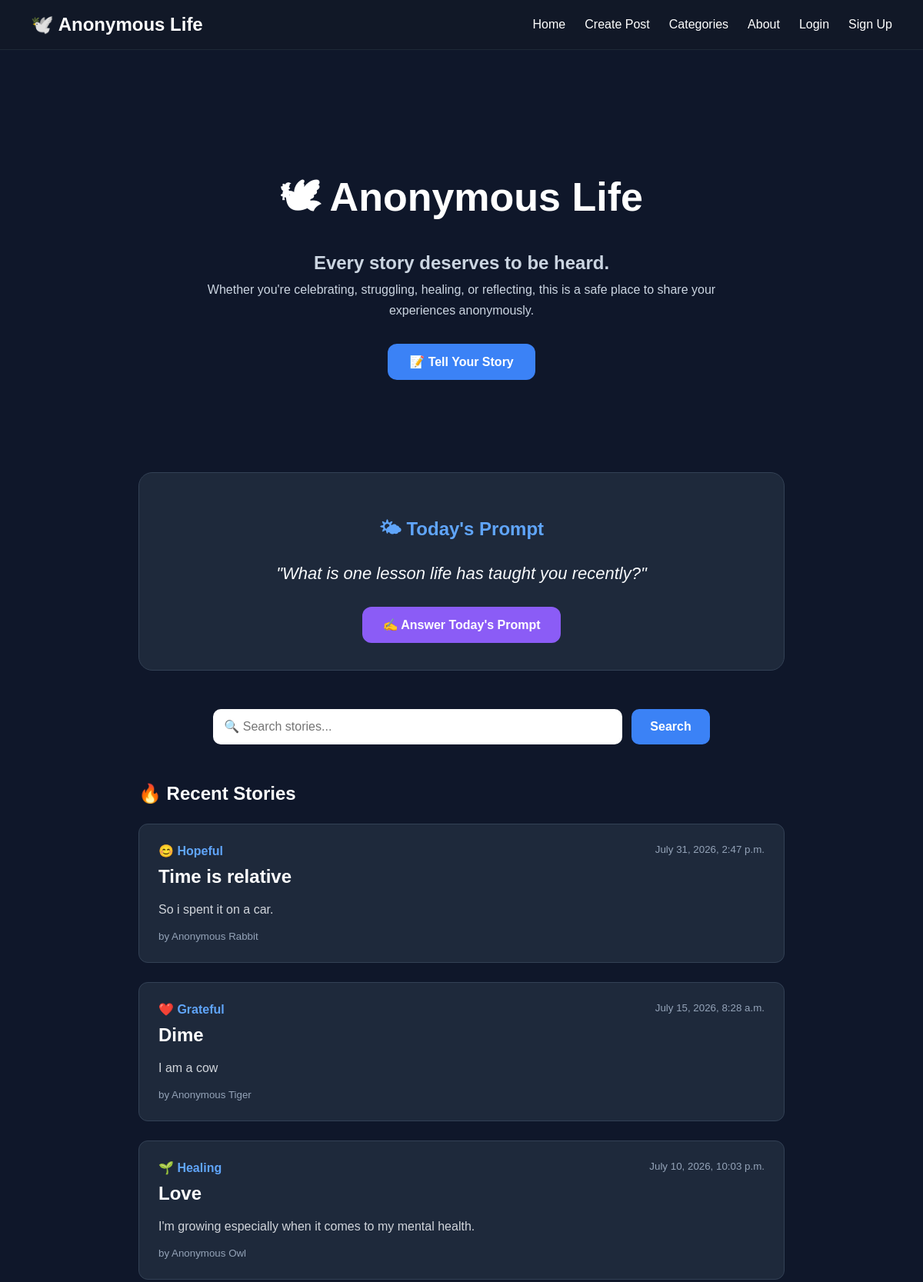
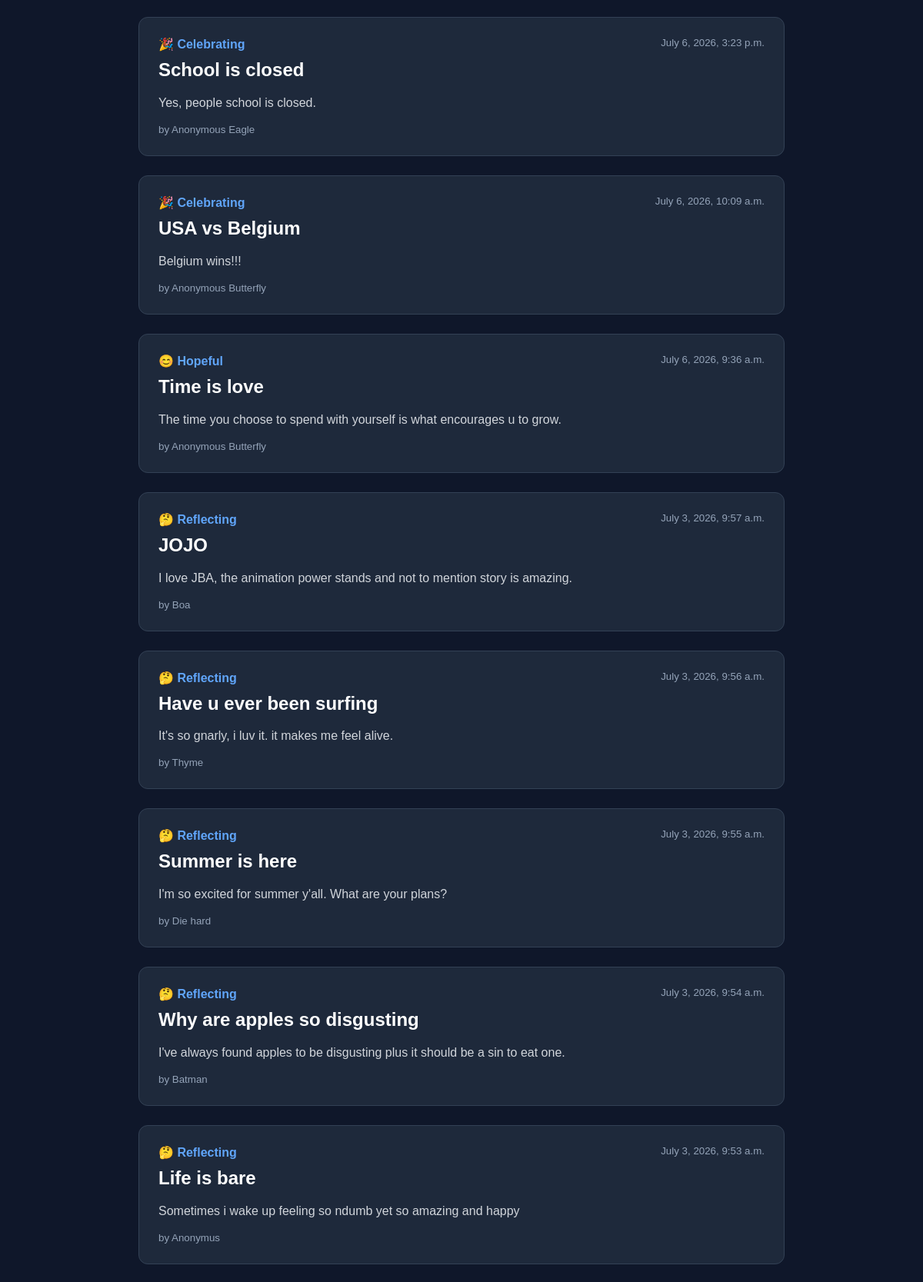
The page / (upper part) on the database its author committed (2 pictures, top to bottom).
### posts/models.py (models this page shows, shortened)
class Post(models.Model):
    author = models.CharField(max_length=50, default="Anonymous")
    title = models.CharField(max_length=200)
    category = models.CharField(
        max_length=30,
        choices=CATEGORY_CHOICES,
        default="storytelling"
    )
    mood = models.CharField(
        max_length=20,
        choices=MOOD_CHOICES,
        default="reflecting"
    )
    content = models.TextField()
    upvotes = models.IntegerField(default=0)
    created_at = models.DateTimeField(auto_now_add=True)

### posts/views.py (the view, shortened to what this page needs)
# urls.py: 2. Add a URL to urlpatterns:  path('', views.home, name='home')
def home(request):
    query = request.GET.get("q")
    posts = Post.objects.all().order_by("-created_at")
    return render(request, "home.html", {
        "posts": posts,
        "query": query,
    })

### posts/templates/home.html (shortened to what this page needs)
{% extends 'base.html' %}
{% block content %}
<section class="hero">
    <h1>🕊 Anonymous Life</h1>
    <p class="hero-subtitle">
        Every story deserves to be heard.
    </p>
    <p class="hero-description">
        Whether you're celebrating, struggling, healing, or reflecting,
        this is a safe place to share your experiences anonymously.
    </p>
    <a href="{% url 'create_post' %}" class="hero-button">
        📝 Tell Your Story
    </a>
</section>
<section class="daily-prompt">
    <h2>🌤 Today's Prompt</h2>
    <p class="prompt-question">
        "What is one lesson life has taught you recently?"
    </p>
    <a href="{% url 'create_post' %}" class="prompt-button">
        ✍️ Answer Today's Prompt
    </a>
</section>
<form method="GET" class="search-form">
    <input
        type="text"
        name="q"
        placeholder="🔍 Search stories..."
        value="{{ query|default:'' }}"
        class="search-input"
    >
    <button type="submit" class="search-button">
        Search
    </button>
</form>
<h2 class="feed-title">🔥 Recent Stories</h2>
{% for post in posts %}
<a href="{% url 'post_detail' post.id %}" class="post-link">
    <div class="post">
        <div class="post-header">
            <span class="mood">
                {{ post.get_mood_display }}
            </span>
            <small>
                {{ post.created_at }}
            </small>
        </div>
        <h2>{{ post.title }}</h2>
        <p>{{ post.content|truncatewords:35 }}</p>
        <small>
            by {{ post.author }}
        </small>
    </div>
</a>
{% empty %}
<div class="post">
    <h2>No stories yet.</h2>
    <p>Be the first person to share your story.</p>
</div>
{% endfor %}
{% endblock %}

### posts/static/CSS/style.css (style rules this page uses)
body { margin:0; font-family:Arial, Helvetica, sans-serif; background:#0f172a; color:white; }
.post { background:#1e293b; border-radius:12px; padding:25px; margin-bottom:25px; transition:.25s; border:1px solid #334155; }
.post h2 { margin-top:0; }
.post p { color:#d1d5db; }
.post small { color:#94a3b8; }
button { background: #3B82F6; color: white; border: none; padding: 12px 24px; border-radius: 10px; cursor: pointer; font-size: 16px; }
.hero { text-align:center; padding:70px 20px; margin-bottom:50px; }
.hero h1 { font-size:48px; margin-bottom:15px; }
.hero p { max-width:700px; margin:auto; color:#CBD5E1; line-height:1.7; }
.hero-button { display:inline-block; margin-top:35px; padding:15px 30px; background:#3B82F6; color:white; border-radius:12px; text-decoration:none; font-weight:bold; transition:.3s; }
.hero { text-align:center; padding:70px 20px; }
.hero h1 { font-size:52px; margin-bottom:15px; }
.hero-subtitle { font-size:24px; color:#60A5FA; font-weight:bold; }
.hero-description { max-width:700px; margin:20px auto; color:#CBD5E1; line-height:1.7; }
.hero-button { display:inline-block; margin-top:30px; padding:14px 28px; background:#3B82F6; color:white; text-decoration:none; border-radius:12px; font-weight:bold; }
.feed-title { margin:50px 0 25px; }
.post-link { text-decoration:none; color:inherit; }
.post-header { display:flex; justify-content:space-between; margin-bottom:10px; }
.mood { font-weight:bold; color:#60A5FA; }
.daily-prompt { background:#1E293B; padding:35px; border-radius:18px; margin:50px 0; text-align:center; border:1px solid #334155; }
.daily-prompt h2 { color:#60A5FA; margin-bottom:20px; }
.prompt-question { font-size:22px; color:#F8FAFC; margin-bottom:30px; font-style:italic; }
.prompt-button { display:inline-block; background:#8B5CF6; color:white; padding:14px 26px; border-radius:12px; text-decoration:none; font-weight:bold; transition:0.3s; }
.search-form { display:flex; justify-content:center; gap:12px; margin:40px 0; }
.search-input { width:60%; padding:14px; border-radius:10px; border:none; font-size:16px; }
.search-button { background:#3B82F6; color:white; border:none; padding:14px 24px; border-radius:10px; cursor:pointer; font-weight:bold; }

### rows shown on the page
Post: mood "😊 Hopeful", created_at "July 31, 2026, 2:47 p.m.", title "Time is relative", content "So i spent it on a car.", author "Anonymous Rabbit"
Post: mood "❤️ Grateful", created_at "July 15, 2026, 8:28 a.m.", title "Dime", content "I am a cow", author "Anonymous Tiger"
Post: mood "🌱 Healing", created_at "July 10, 2026, 10:03 p.m.", title "Love", content "I'm growing especially when it comes to my mental health.", author "Anonymous Owl"
Post: mood "🎉 Celebrating", created_at "July 6, 2026, 3:23 p.m.", title "School is closed", content "Yes, people school is closed.", author "Anonymous Eagle"
Post: mood "🎉 Celebrating", created_at "July 6, 2026, 10:09 a.m.", title "USA vs Belgium", content "Belgium wins!!!", author "Anonymous Butterfly"
Post: mood "😊 Hopeful", created_at "July 6, 2026, 9:36 a.m.", title "Time is love", content "The time you choose to spend with yourself is what encourages u to grow.", author "Anonymous Butterfly"
Post: mood "🤔 Reflecting", created_at "July 3, 2026, 9:57 a.m.", title "JOJO", content "I love JBA, the animation power stands and not to mention story is amazing.", author "Boa"
Post: mood "🤔 Reflecting", created_at "July 3, 2026, 9:56 a.m.", title "Have u ever been surfing", content "It's so gnarly, i luv it. it makes me feel alive.", author "Thyme"
Post: mood "🤔 Reflecting", created_at "July 3, 2026, 9:55 a.m.", title "Summer is here", content "I'm so excited for summer y'all. What are your plans?", author "Die hard"
Post: mood "🤔 Reflecting", created_at "July 3, 2026, 9:54 a.m.", title "Why are apples so disgusting", content "I've always found apples to be disgusting plus it should be a sin to eat one.", author "Batman"
Post: mood "🤔 Reflecting", created_at "July 3, 2026, 9:53 a.m.", title "Life is bare", content "Sometimes i wake up feeling so ndumb yet so amazing and happy", author "Anonymus"
